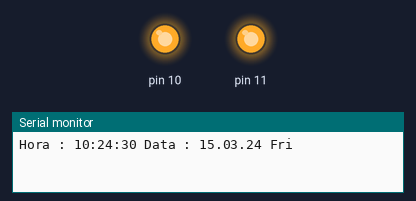
The sketch below on a simulated Arduino Uno, built with avr-gcc and run on an emulated ATmega328P. On the bench: output pins drawn as LEDs (lit = HIGH), the last lines printed to the serial monitor. The local clock reads 2024-03-15 10:24:30 at power-on unless the sketch sets it.

Above: at 0.1 s.
At 30.1 s:
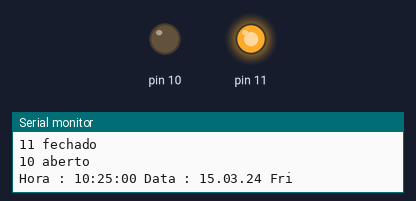
At 120.2 s:
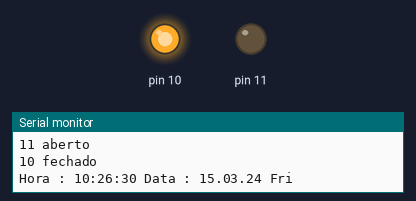
Timing chart, 0 to 121.7 s (numbered marks = the images above):
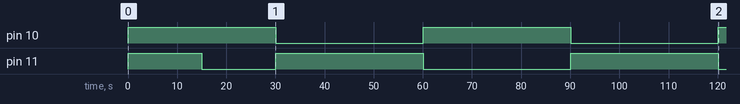

Measured:
- by itself, pin 10: alternates HIGH for 30.0 s and LOW for 30.0 s
- by itself, pin 11: goes LOW 15.0 s, HIGH 30.0 s, LOW 30.0 s, HIGH 30.0 s, then LOW

The sketch:

testing_TinyRTC.ino
```cpp
#include <Wire.h>
//Carrega a biblioteca do RTC DS1307
#include <DS1307.h>

//Modulo RTC DS1307 ligado as portas A4 e A5 do Arduino
DS1307 rtc(A4, A5);

bool close_valve = true;

void setup () {
  pinMode(10, OUTPUT);
  pinMode(11, OUTPUT);

  //Aciona o relogio
  rtc.halt(false);

//  //As linhas abaixo setam a data e hora do modulo
//  //e podem ser comentada apos a primeira utilizacao
//  rtc.setDOW(WEDNESDAY);      //Define o dia da semana
//  rtc.setTime(23, 05, 0);     //Define o horario
//  rtc.setDate(26, 6, 2024);   //Define o dia, mes e ano

  //Definicoes do pino SQW/Out
  rtc.setSQWRate(SQW_RATE_1);
  rtc.enableSQW(true);

  Serial.begin(9600);

  // start system with both valves closed
  digitalWrite(10, close_valve);
  digitalWrite(11, close_valve);
}

void loop () {

  //Mostra as informações no Serial Monitor
  Serial.print("Hora : ");
  Serial.print(rtc.getTimeStr());
  Serial.print(" ");
  Serial.print("Data : ");
  Serial.print(rtc.getDateStr(FORMAT_SHORT));
  Serial.print(" ");
  Serial.println(rtc.getDOWStr(FORMAT_SHORT));

  delay(15000);

//  // open grass valve for 45min
//  if (now.hour() == 17 && now.minute() >= 00 && now.minute() < 45){
  if (rtc.getTime().sec >= 30){
    digitalWrite(11, !close_valve);
    Serial.println("11 aberto");
  } else {
    digitalWrite(11, close_valve);
    Serial.println("11 fechado");
  }

//  // open garden valve for 15min
//  if (now.hour() == 17 && now.minute() >= 45 && now.minute() <= 59){
  if (rtc.getTime().sec >= 0 && rtc.getTime().sec < 30){
    digitalWrite(10, !close_valve);
    Serial.println("10 aberto");
  } else {
    digitalWrite(10, close_valve);
    Serial.println("10 fechado");
  }

}
```
